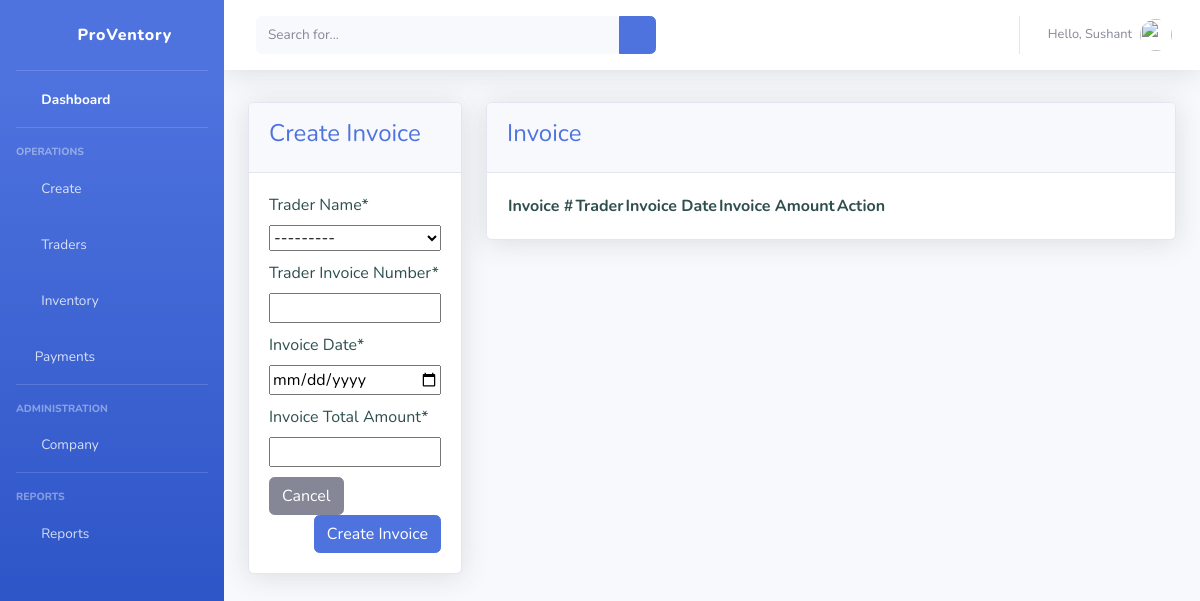
The app's page /view-invoice/ (signed in), older data.
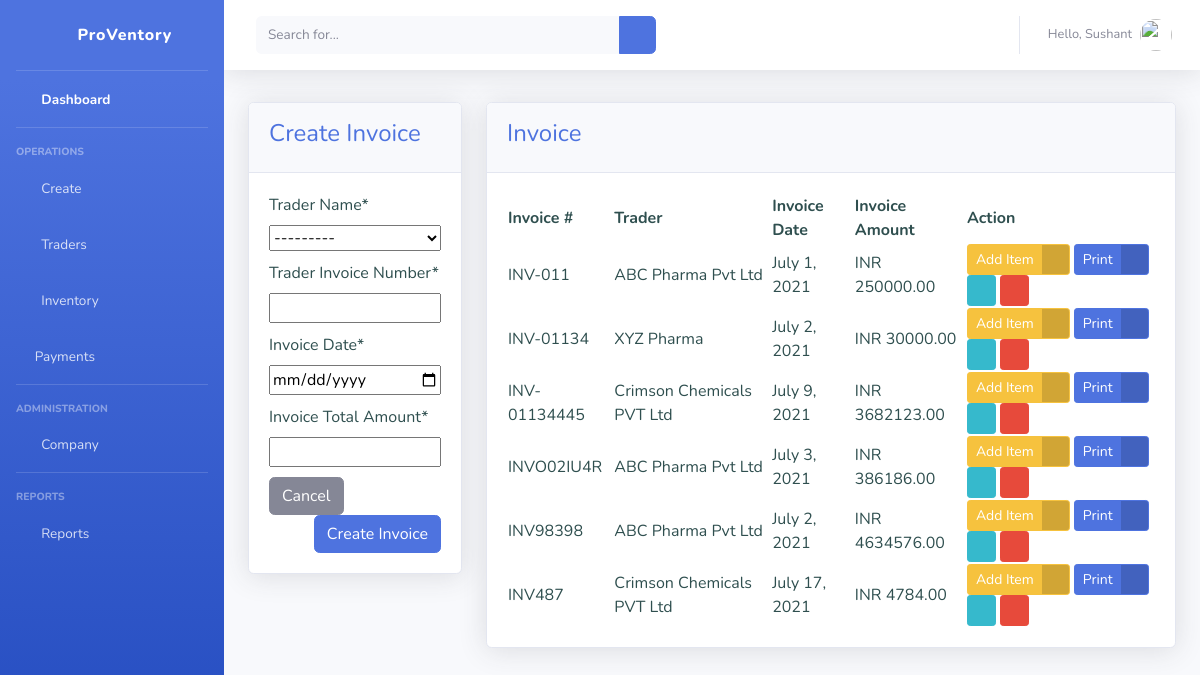
The same page, newer data.
### dashboard/models.py (models this page shows, shortened)
class Invoice(models.Model):
    trader_id = models.ForeignKey(Trader, null=True, on_delete=models.CASCADE)
    inv_no = models.CharField(max_length=50, null=True)
    inv_date = models.DateField(null=True)
    inv_amount = models.DecimalField(decimal_places=2, max_digits=10, validators=[MinValueValidator(Decimal('0.01'))])

class Trader(models.Model):
    name = models.CharField(max_length=100, null=True)
    address = models.CharField(max_length=200, null=True)
    email = models.EmailField(null=True)
    contact = models.CharField(max_length=50, null=True)
    gstin = models.CharField(max_length=20, null=True)
    date_added = models.DateField(auto_now=True)
    def __str__(self):
        return self.name

### dashboard/views.py (the view)
# urls.py: path('view-invoice/', views.viewInvoice, name='view-invoice'),
@login_required(login_url='login')
def viewInvoice(request):
    pageTitle = "Invoice | ProVentory - IMS"
    pageHeading = "Invoice"
    createButtonText = "Create new invoice"
    invoices = Invoice.objects.all()
    if request.method == "POST":
        form = InvoiceForm(request.POST)
        if form.is_valid():
            currentInvoice = form.save()
            messages.success(request, "Invoice created. You can add items now.")
            return redirect(reverse('invoice-items', kwargs={"invoice": currentInvoice.id}))
        else:
            if form.errors:
                for err in form.errors:
                    messages.error(request, cleanhtml(str(form.errors[err])))
    else:
        form = InvoiceForm()
    context = {
        "title": pageTitle,
        "heading": pageHeading,
        "createButtonText": createButtonText,
        "invoices": invoices,
        "form": form,
    }
    return render(request, "dashboard/view-invoice.html", context)

### dashboard/forms.py
class InvoiceForm(forms.ModelForm):
    def __init__(self, *args, **kwargs):
        super(InvoiceForm, self).__init__(*args, **kwargs)
        self.fields['trader_id'].widget.attrs['style'] = "width:100%; margin-bottom:10px;"
        self.fields['inv_no'].widget.attrs['style'] = "width:100%; margin-bottom:10px;"
        self.fields['inv_date'].widget.attrs['style'] = "width:100%; margin-bottom:10px;"
        self.fields['inv_amount'].widget.attrs['style'] = "width:100%; margin-bottom:10px;"
        self.fields['trader_id'].label = "Trader Name"
        self.fields['inv_no'].label = "Trader Invoice Number"
        self.fields['inv_date'].label = "Invoice Date"
        self.fields['inv_amount'].label = "Invoice Total Amount"
    class Meta:
        model = Invoice
        fields = ['trader_id', 'inv_no', 'inv_date', 'inv_amount']
        widgets = {
            'inv_date': DateInput(),
        }

### templates/dashboard/view-invoice.html (shortened to what this page needs)
{% extends 'partials/base.html' %}
{% load crispy_forms_tags %}
{% load static %}
{%block content %}
{% if user.is_authenticated and user.is_staff %}
<div class="row">
    <div class="col-md-3">
        <div class="card shadow mb-4">
            <div class="text-primary card-header py-3">
                 <h4>Create Invoice</h4>
            </div>
            <div class="card-body">
                <form method="POST">
                    {{ form|crispy }}
                    <span>
                        <a href="{% url 'view-challan' %}" class="btn btn-secondary"><span class="text">Cancel</span></a>
                        <input class="btn btn-primary float-right" type="submit" value="Create Invoice">
                    </span>
                </form>
            </div>
        </div>
    </div>
    <div class="col-md-9">
        <div class="card shadow mb-4">
            <div class="text-primary card-header py-3">
                <h4>Invoice</h4>
            </div>
            <div class="card-body">
                <table id="itemtable" class="display">
            <thead>
            <tr>
                <th>Invoice #</th>
                <th>Trader</th>
                <th>Invoice Date</th>
                <th>Invoice Amount</th>
                <th>Action</th>
            </tr>
            </thead>
            <tbody>
            {% for i in invoices %}
            <tr>
                <td>{{ i.inv_no }}</td>
                <td>{{ i.trader_id.name }}</td>
                <td>{{ i.inv_date }}</td>
                <td>INR {{ i.inv_amount }}</td>
                <td><a href="{% url 'invoice-items' i.id %}" class="btn btn-warning btn-sm btn-icon-split">
                    <span class="text">Add Item</span>
                    <span class="icon"><i class="fas fa-plus-square"></i>
                    </span>
                    </a>
                    <a href="#" class="btn btn-primary btn-sm btn-icon-split">
                    <span class="text">Print</span>
                    <span class="icon"><i class="fas fa-print"></i>
                    </span>
                    </a>
                    <a href="{% url 'update-invoice' i.id %}" class="btn btn-info btn-sm"><i class="fas fa-pen"></i></a>
                    <a href="{% url 'delete-invoice' i.id %}" class="btn btn-danger btn-sm"><i class="fas fa-trash"></i></a>
                </td>
            </tr>
            {% endfor %}
            </tbody>
        </table>
            </div>
        </div>
    </div>
</div>
{% endif %}
{% endblock %}

Row changes from the older to the newer data that the page shows:
added Invoice: inv_no "INV-011", trader_id.name "ABC Pharma Pvt Ltd", inv_date "July 1, 2021", inv_amount "250000.00"
added Invoice: inv_no "INV-01134", trader_id.name "XYZ Pharma", inv_date "July 2, 2021", inv_amount "30000.00"
added Invoice: inv_no "INV-01134445", trader_id.name "Crimson Chemicals PVT Ltd", inv_date "July 9, 2021", inv_amount "3682123.00"
added Invoice: inv_no "INVO02IU4R", trader_id.name "ABC Pharma Pvt Ltd", inv_date "July 3, 2021", inv_amount "386186.00"
added Invoice: inv_no "INV98398", trader_id.name "ABC Pharma Pvt Ltd", inv_date "July 2, 2021", inv_amount "4634576.00"
added Invoice: inv_no "INV487", trader_id.name "Crimson Chemicals PVT Ltd", inv_date "July 17, 2021", inv_amount "4784.00"
